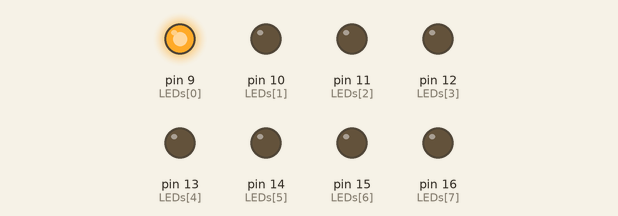
This sketch was run on a simulated Arduino Uno, built with avr-gcc and run on an emulated ATmega328P. On the bench: output pins drawn as LEDs (lit = HIGH).

Above: at 0.05 s.
At 0.65 s:
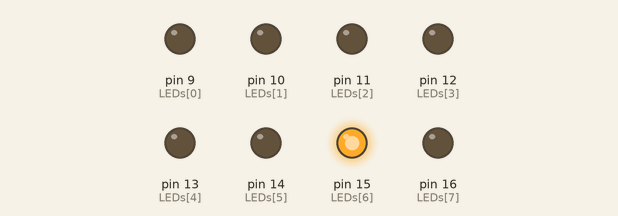
At 1.25 s:
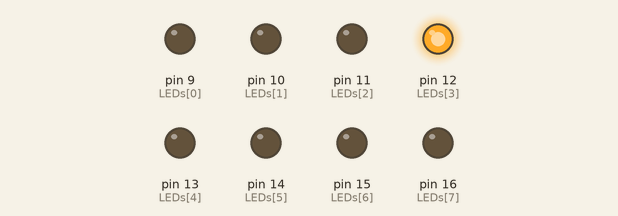
At 1.75 s:
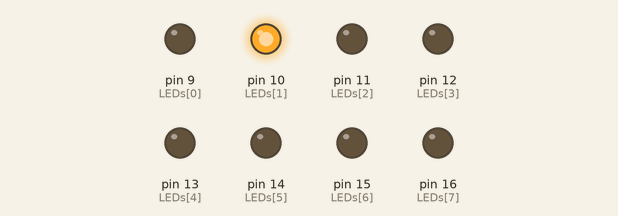
At 2.4 s:
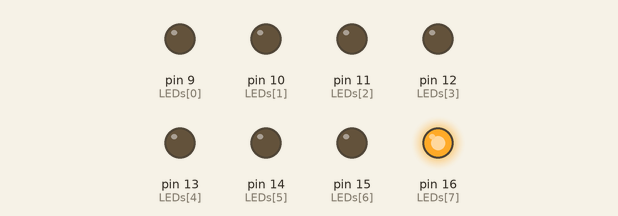
At 3.45 s:
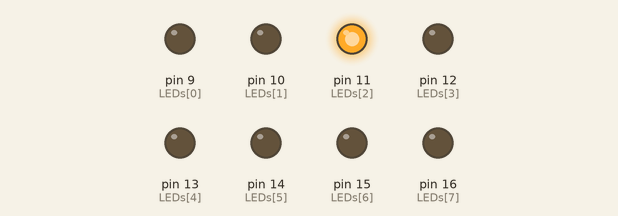
Timing chart, 0 to 3.8 s (numbered marks = the images above):
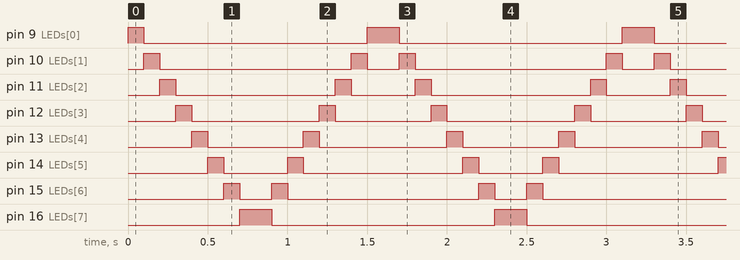

Measured:
- by itself, pin 9 (LEDs[0]): repeats every 1.6 s: LOW 1.4 s, HIGH 0.20 s
- by itself, pin 10 (LEDs[1]): repeats every 1.6 s: LOW 1.2 s, HIGH 0.10 s, LOW 0.20 s, HIGH 0.10 s
- by itself, pin 11 (LEDs[2]): repeats every 1.6 s: LOW 1.0 s, HIGH 0.10 s, LOW 0.40 s, HIGH 0.10 s
- by itself, pin 12 (LEDs[3]): repeats every 1.6 s: LOW 0.80 s, HIGH 0.10 s, LOW 0.60 s, HIGH 0.10 s
- by itself, pin 13 (LEDs[4]): repeats every 1.6 s: LOW 0.60 s, HIGH 0.10 s, LOW 0.80 s, HIGH 0.10 s
- by itself, pin 14 (LEDs[5]): repeats every 1.6 s: LOW 0.40 s, HIGH 0.10 s, LOW 1.0 s, HIGH 0.10 s
- by itself, pin 15 (LEDs[6]): repeats every 1.6 s: LOW 0.20 s, HIGH 0.10 s, LOW 1.2 s, HIGH 0.10 s
- by itself, pin 16 (LEDs[7]): alternates HIGH for 0.20 s and LOW for 1.4 s

The sketch:

lab02-1.ino
```cpp
const int LEDs[] = {9,10,11,12,13,14,15,16};
int i;
int j=0;

void setup()
{
  for(i=0;i<8;i++)
    {
       pinMode(LEDs[i],OUTPUT);
    }
}
void loop()
{
  for(i=0;i<8;i++)
  {
    digitalWrite(LEDs[i],HIGH);
    delay(100);
    digitalWrite(LEDs[i],LOW);
  }
  for(i=7;i>=0;i--)
  {
    digitalWrite(LEDs[i],HIGH);
    delay(100);
    digitalWrite(LEDs[i],LOW);
  }
}
```
